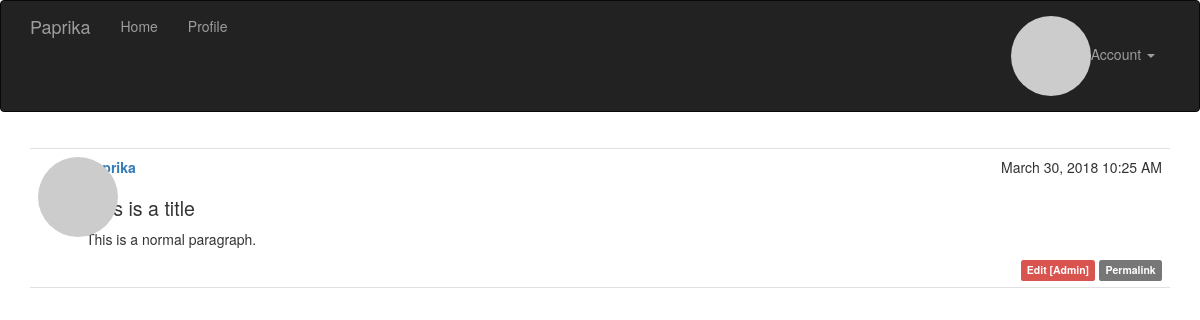
Screenshot of /post/5 (signed in) with the database file from the repository.
### app/models.py (models this page shows, shortened)
class Post(db.Model):
    __tablename__ = 'posts'
    id = db.Column(db.Integer, primary_key=True)
    body = db.Column(db.Text)
    timestamp = db.Column(db.DateTime, index=True, default=datetime.now)
    author_id = db.Column(db.Integer, db.ForeignKey('users.id'))
    body_html = db.Column(db.Text)

class User(UserMixin, db.Model):
    __tablename__ = 'users'
    id = db.Column(db.Integer, primary_key=True)
    email = db.Column(db.String(64), unique=True, index=True)
    username = db.Column(db.String(64), unique=True, index=True)
    role_id = db.Column(db.Integer, db.ForeignKey('roles.id'))
    password_hash = db.Column(db.String(128))
    confirmed = db.Column(db.Boolean, default=False)
    name = db.Column(db.String(64))
    location = db.Column(db.String(64))
    about_me = db.Column(db.Text())
    member_since = db.Column(db.DateTime(), default=datetime.now)
    last_seen = db.Column(db.DateTime(), default=datetime.now)
    avatar_hash = db.Column(db.String(32))
    posts = db.relationship('Post', backref='author', lazy='dynamic')
    @property
    def password(self):
        raise AttributeError('password is not a readable attribute')
    def can(self, permissions):
        return self.role is not None and self.role.has_permission(permissions)
    def is_admin(self):
        return self.can(Permission.ADMINISTER)
    def ping(self):
        self.last_seen = datetime.now()
        db.session.add(self)
    def gravatar(self, size=100, default='identicon', rating='g'):
        if request.is_secure:
            url = 'https://secure.gravatar.com/avatar'
        else:
            url = 'https://www.gravatar.com/avatar'
        hash = self.avatar_hash or hashlib.md5(self.email.encode('utf-8')).hexdigest()
        return '{url}/{hash}?s={size}&d={default}&r={rating}'.format(
            url=url, hash=hash, size=size, default=default, rating=rating)

### app/main/views.py (the view)
@main.route('/post/<int:id>')
def post(id):
    post = Post.query.get_or_404(id)
    return render_template('post.html', posts=[post]) # 因为模板中使用的是列表格式，所以传入列表

### app/auth/views.py (called while the page is built)
@auth.before_app_request
def before_request():
    if current_user.is_authenticated:
        current_user.ping()
        if  not current_user.confirmed \
                and request.endpoint \
                and request.blueprint != 'auth' \
                and request.endpoint != 'static':
            return redirect(url_for('auth.unconfirmed'))

### app/main/__init__.py (called while the page is built)
@main.app_context_processor
def inject_permission():
    return dict(Permission=Permission)

### app/models.py (called while the page is built)
@login_manager.user_loader
def load_user(user_id):
    return User.query.get(int(user_id))

    def has_permission(self, perm):
        return self.permissions & perm == perm

### app/templates/post.html (shortened to what this page needs)
{% extends "base.html" %}
{% import "_macros.html" as macros %}
{% block page_content %}
{% include '_posts.html' %}
{% endblock %}

### app/templates/_posts.html (shortened to what this page needs)
<ul class="posts">
    {% for post in posts %}
    <li class="post">
        <div class="post-thumbnail">
            <a href="{{ url_for('.user', username=post.author.username) }}">
                <img class="img-circle profile-thumbnail" src="{{ post.author.gravatar(size=40) }}">
            </a>
        </div>
        <div class="post-content">
            <div class="post-date">{{ moment(post.timestamp).format("LLL") }}</div>
            <div class="post-author"><a href="{{ url_for('.user', username=post.author.username) }}">{{ post.author.username }}</a></div>
            <div class="post-body">
                {% if post.body_html %}
                    {{ post.body_html | safe}}
                {% else %}
                    {{ post.body }}
                {% endif %}
            </div>
            <div class="post-footer">
                {% if current_user.is_admin() %}
                <a href="{{ url_for('.edit', id=post.id) }}">
                    <span class="label label-danger">Edit [Admin]</span>
                </a>
                {% endif %}
                <a href="{{ url_for('.post', id=post.id) }}">
                    <span class="label label-default">Permalink</span>
                </a>
            </div>
        </div>
    </li>
    {% endfor %}
</ul>

### app/static/styles.css (style rules this page uses)
.profile-thumbnail { position: absolute; }
ul.posts { list-style-type: none; padding: 0px; margin: 16px 0px 0px 0px; border-top: 1px solid #e0e0e0; }
ul.posts li.post { padding: 8px; border-bottom: 1px solid #e0e0e0; }
div.post-date { float: right; }
div.post-author { font-weight: bold; }
div.post-thumbnail { position: absolute; }
div.post-content { margin-left: 48px; min-height: 48px; }
div.post-footer { text-align: right; }
.post-body h1 { font-size: 140%; }

### app/templates/_posts.html (style rules this page uses)
div.post-footer { text-align: right; }

### rows the page displays
Post: timestamp "March 30, 2018 10:25 AM", author.username "paprika", body_html "This is a title This is a normal paragraph."
